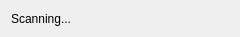
<?xml version="1.0" encoding="UTF-8"?>
<ui version="4.0">
 <class>Dialog</class>
 <widget class="QDialog" name="Dialog">
  <property name="geometry">
   <rect>
    <x>0</x>
    <y>0</y>
    <width>240</width>
    <height>37</height>
   </rect>
  </property>
  <property name="windowTitle">
   <string>Scanning collection...</string>
  </property>
  <property name="modal">
   <bool>true</bool>
  </property>
  <layout class="QHBoxLayout" name="horizontalLayout">
   <item>
    <widget class="QLabel" name="lScanState">
     <property name="text">
      <string>Scanning...</string>
     </property>
    </widget>
   </item>
  </layout>
 </widget>
 <resources/>
 <connections/>
</ui>
